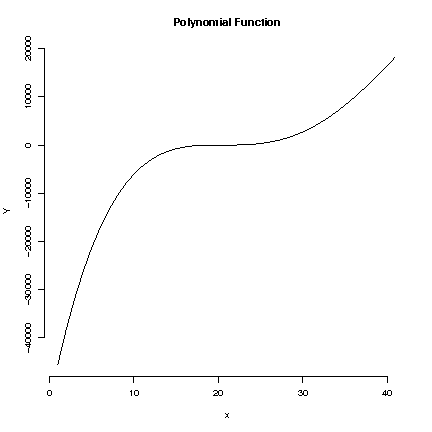

Recreate this plot in R.
x<-seq(-20,20,1)
a<--2
a2<-6
a3<-4
a4<- -0.1
b<- x*a + x^2*a2+ x^3*a3 + x^4*a4
plot(b, type="l",frame=FALSE, xlab="x", ylab="Y", main="Polynomial Function")
